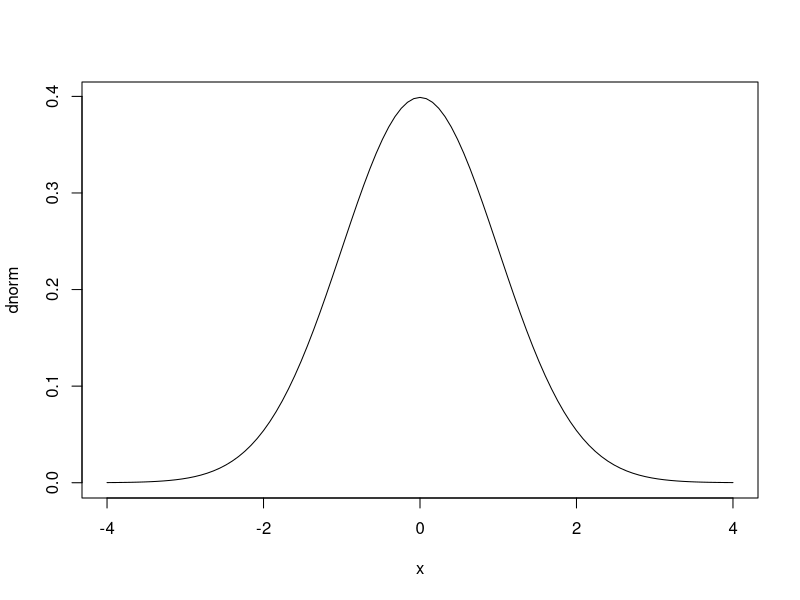

Here is the R script that generated this plot:
## ---- chunk 1
plot(dnorm, xlim = c(-4, 4))
## ---- chunk 2
pnorm(1.80)
## ---- chunk 3
qnorm(0.9)
## ---- chunk 4
pnorm(-0.85)
## ---- chunk 5
qnorm(0.70)
